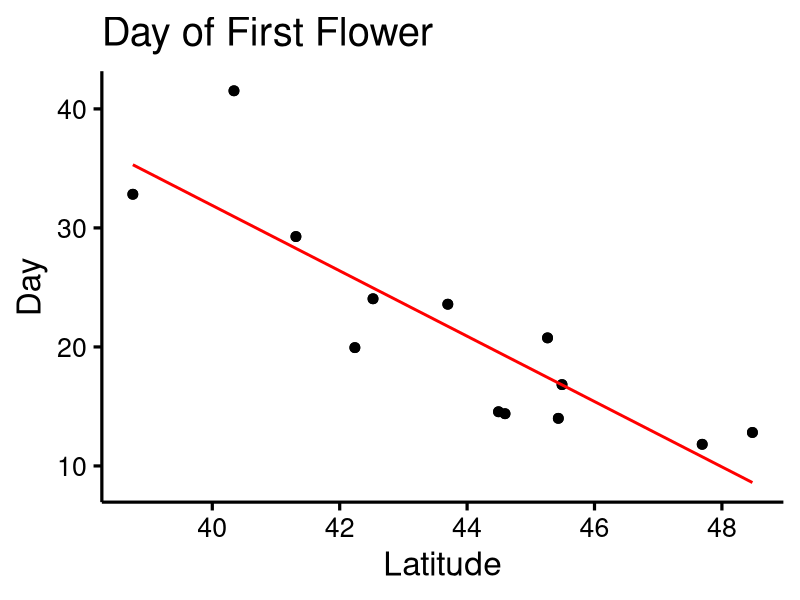
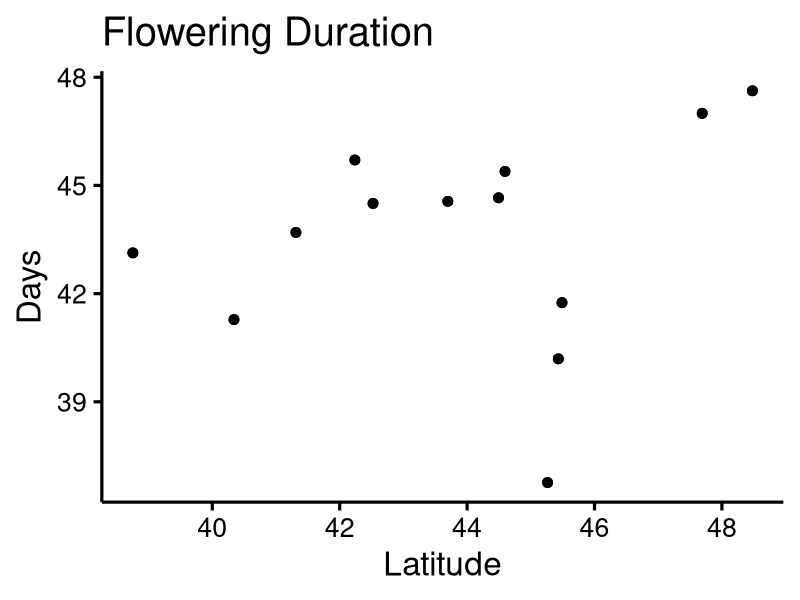
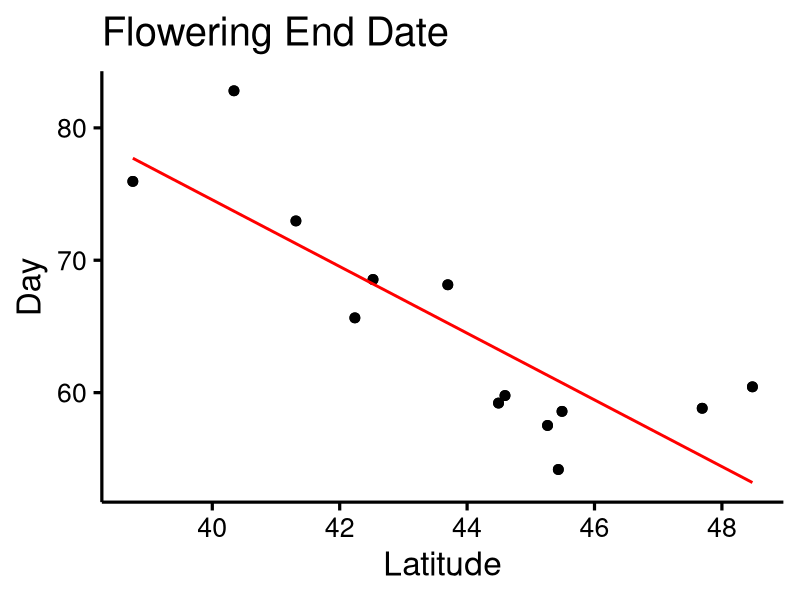
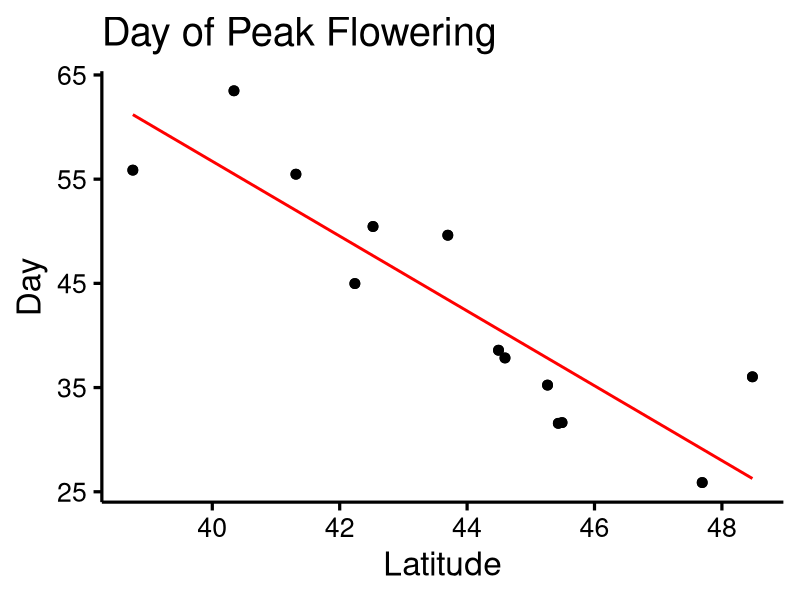
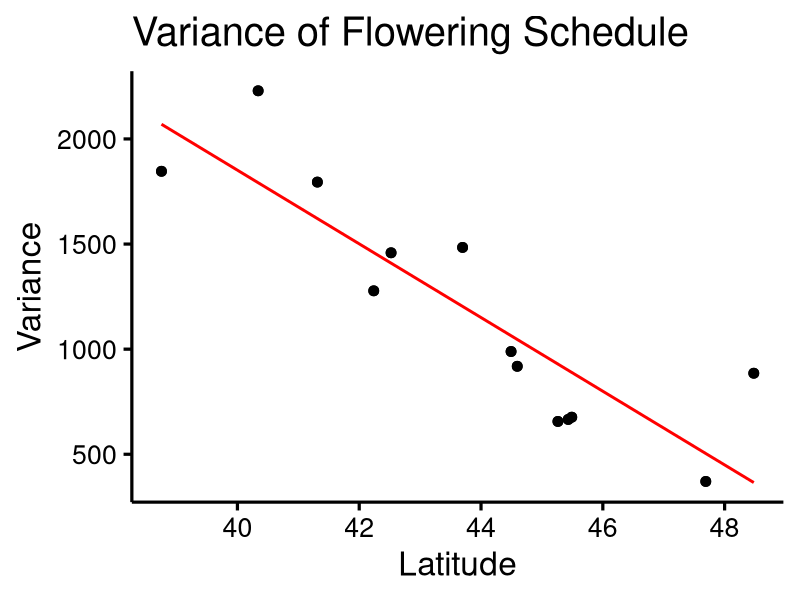
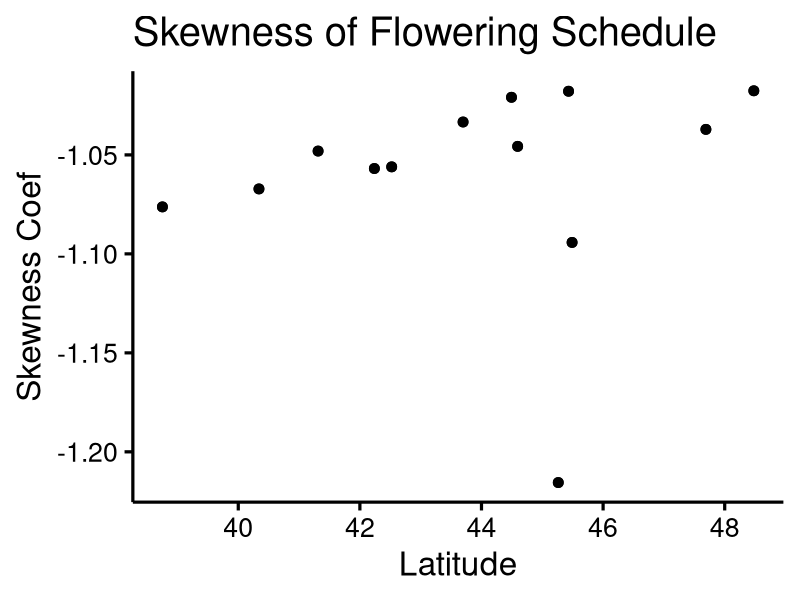
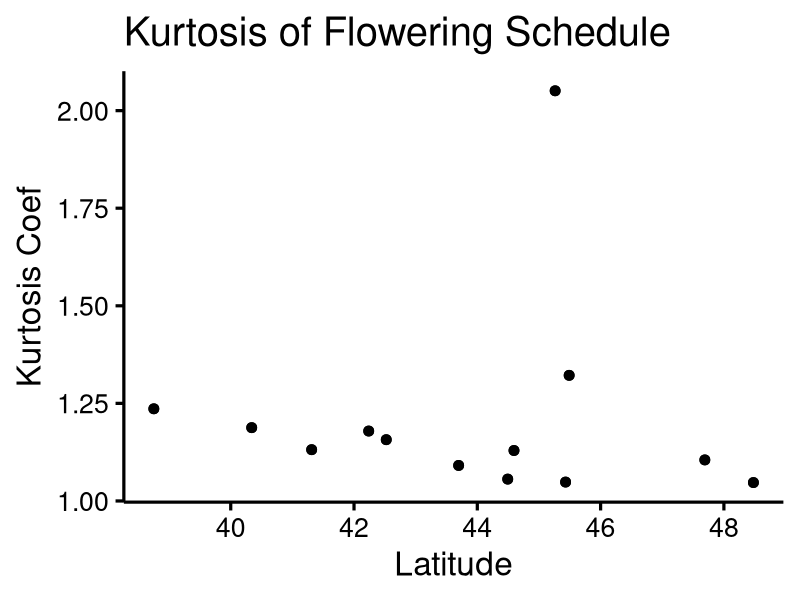
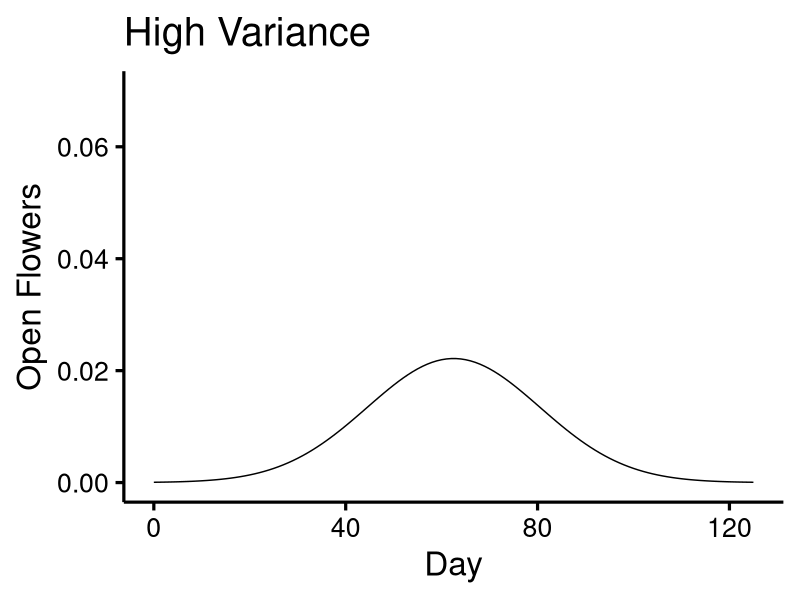

Reproduce these figures in R, in order.
## ---- chunk 1
dat<-read.csv("./data/FloralDisplayPop.csv") # Latitudes of population origin were added to the csv file manually.
library(ggplot2)
library(dplyr)

theme_custom<-function(base_size = 24, base_family = ""){
  theme_bw(base_size = base_size, base_family = base_family) %+replace% 
    theme(axis.text = element_text(size = rel(0.8),colour="black"),
          axis.ticks = element_line(colour = "black"), 
          legend.position = "none",
          panel.border = element_rect(fill = NA, colour = NA), 
          panel.grid.major = element_line(colour = NA,size = 0), 
          panel.grid.minor = element_line(colour = NA,size = 0), 
          axis.line = element_line(colour ="black")
    )
}
## ---- chunk 2
#Julian day first flower x Latitude
FirstFlwr<- ggplot(data=dat,mapping=aes(x=Latitude,y=Start)) + geom_point(size=3) + labs(x="Latitude",y="Day",title="Day of First Flower") + theme_custom() + geom_smooth(method = "lm", se=F, colour="red")

FirstFlwr

reg4<-lm(Start~Latitude,data=dat)
summary(reg4)

pdf("./Output/FirstFlwr.pdf",width=10,height=6)
FirstFlwr
dev.off()

#Duration x Latitude
Duration<- ggplot() + geom_point(data=dat,mapping=aes(x=Latitude,y=Duration),size=3) + labs(x="Latitude",y="Days",title="Flowering Duration") + theme_custom()

Duration

reg5<-lm(Duration~Latitude,data=dat)
summary(reg5)

pdf("./Output/Duration.pdf",width=10,height=6)
Duration
dev.off()


#End Date x Latitude
EndDate<-ggplot(data=dat,mapping=aes(x=Latitude,y=End)) + geom_point(size=3) + labs(x="Latitude",y="Day",title="Flowering End Date") + theme_custom() + geom_smooth(method = "lm", se=F, colour="red")

EndDate

reg6<-lm(End~Latitude,data=dat)
summary(reg6)

pdf("./Output/End.pdf",width=10,height=6)
EndDate
dev.off()


## ---- chunk 3
# Peak (mean) flowering x Latitude
Peak <- ggplot(data=dat,mapping=aes(x=Latitude,y=Peak)) + geom_point(size=3) + labs(x="Latitude",y="Day",title="Day of Peak Flowering") + theme_custom() + geom_smooth(method = "lm", se=F, colour="red")

Peak

reg0<-lm(Peak~Latitude,data=dat)
summary(reg0)

pdf("./Output/Peak.pdf",width=10,height=6)
Peak
dev.off()


# Variance x Latitude
VarST<- ggplot(data=dat,mapping=aes(x=Latitude,y=Var)) + geom_point(size=3) + labs(x="Latitude",y="Variance",title="Variance of Flowering Schedule") + theme_custom() + geom_smooth(method = "lm", se=F, colour="red")

VarST

reg1<-lm(Var~Latitude,data=dat)
summary(reg1)

pdf("./Output/Variance.pdf",width=10,height=6)
VarST
dev.off()

#Skew x Latitude
SkewST<- ggplot(data=dat,mapping=aes(x=Latitude,y=Skew)) + geom_point(size=3) + labs(x="Latitude",y="Skewness Coef",title="Skewness of Flowering Schedule") + theme_custom()

SkewST

reg2<-lm(Skew~Latitude,data=dat)
summary(reg2)

pdf("./Output/Skewness.pdf",width=10,height=6)
SkewST
dev.off()

#Kurtosis x Latitude
KurtST<- ggplot(data=dat,mapping=aes(x=Latitude,y=Kurt)) + geom_point(size=3) + labs(x="Latitude",y="Kurtosis Coef",title="Kurtosis of Flowering Schedule") + theme_custom()

KurtST

reg3<-lm(Kurt~Latitude,data=dat)
summary(reg3)

pdf("./Output/Kurtosis.pdf",width=10,height=6)
KurtST
dev.off()

## ---- chunk 4
#Low Variance
x<-seq(0,125,by=1)
y<-dnorm(x,mean=62.5,sd=6)
LowVar<-qplot(x,y,geom="line") + ylim(0,0.07) + theme_custom() + ylab("Open Flowers") + xlab("Day") + ggtitle("Low Variance")

#High Variance
x<-seq(0,125,by=1)
y2<-dnorm(x,mean=62.5,sd=18)
HighVar<-qplot(x,y2,geom="line") + ylim(0,0.07) + theme_custom() + ylab("Open Flowers") + xlab("Day")+ ggtitle("High Variance")

HighVar
LowVar

pdf("./Output/LowVariance.pdf",width=10,height=6)
LowVar
dev.off()

pdf("./Output/HighVariance.pdf",width=10,height=6)
HighVar
dev.off()
